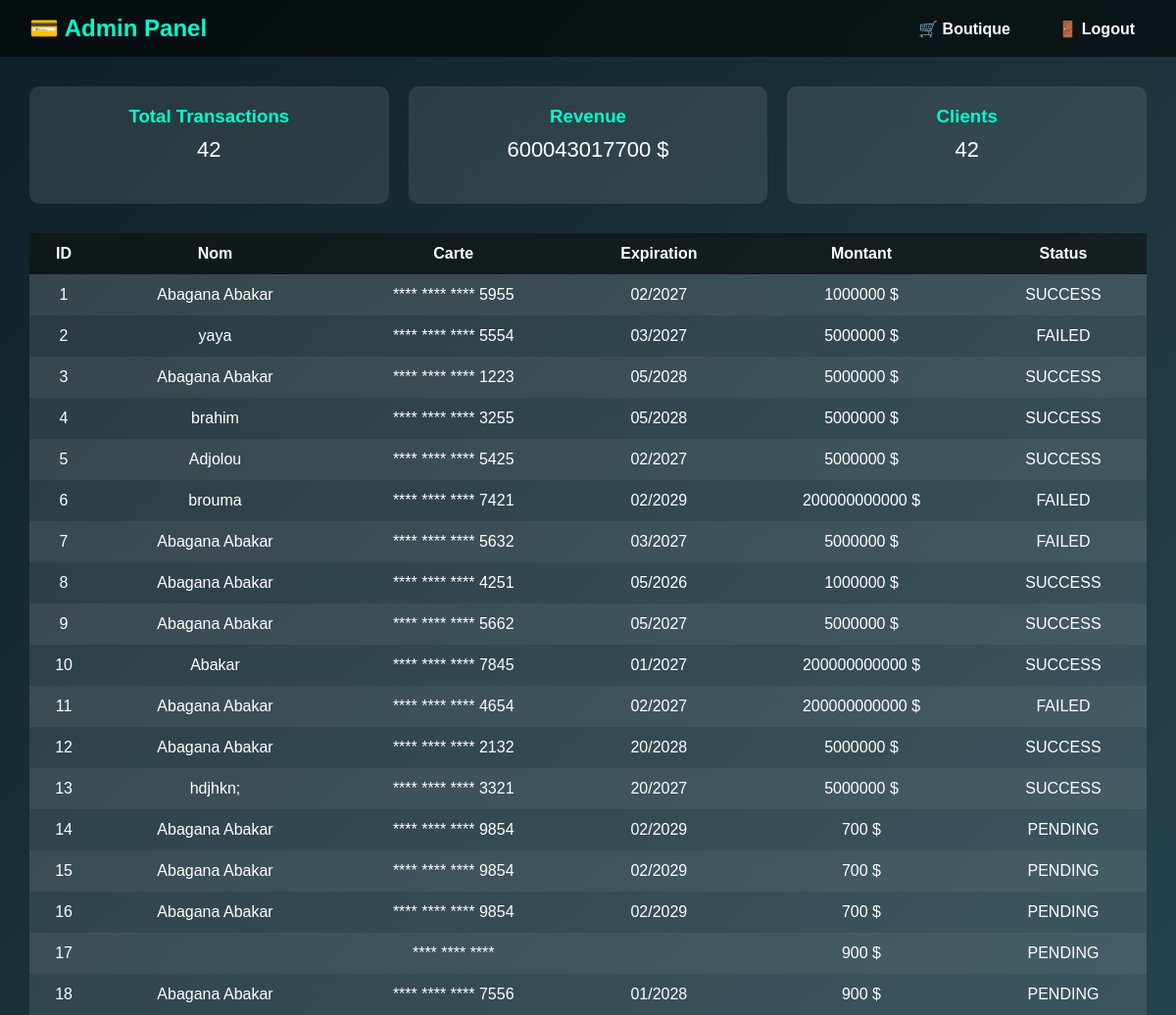
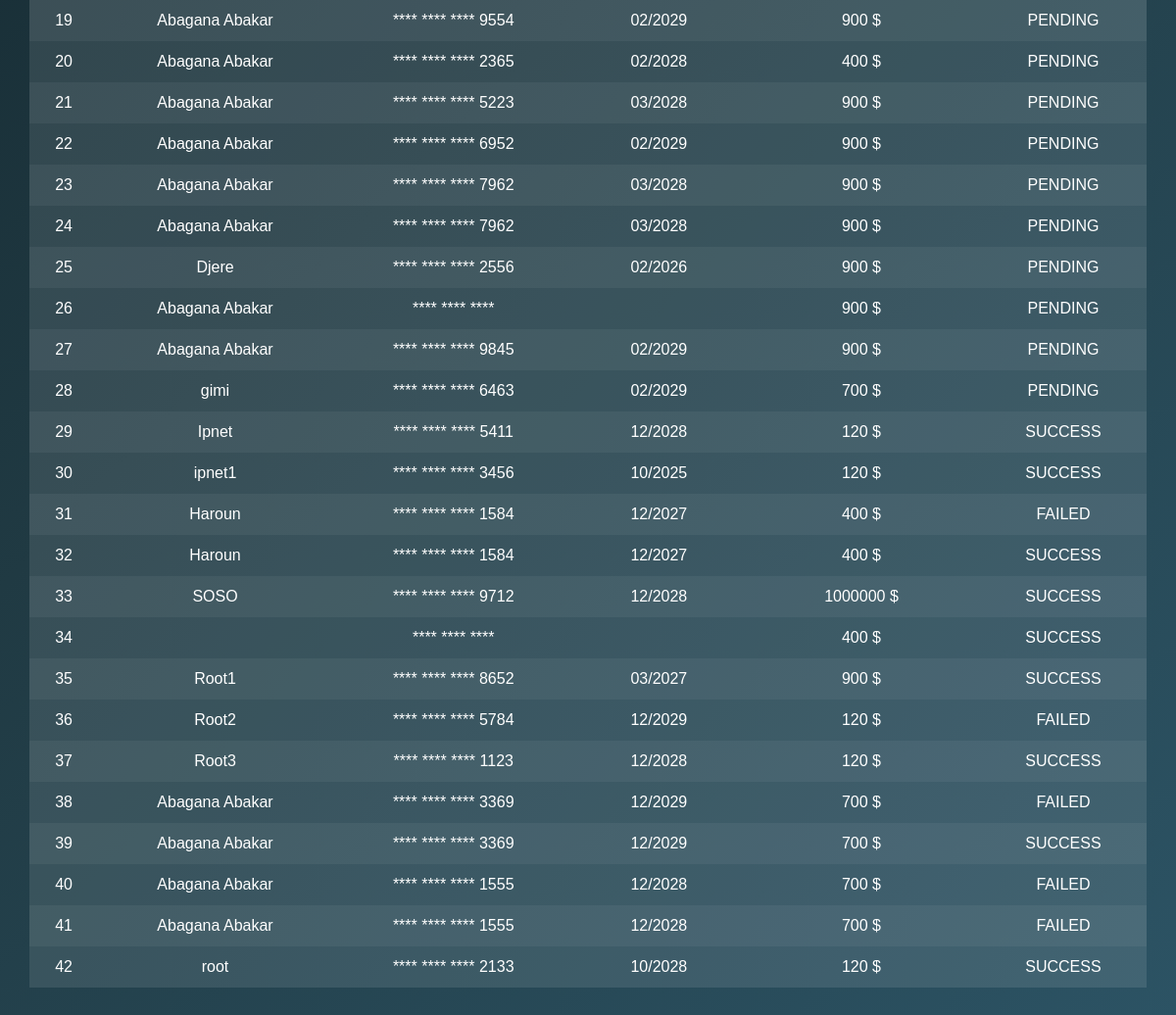
Page /dashboard (signed in) on the earlier database version (2 pictures, top to bottom).
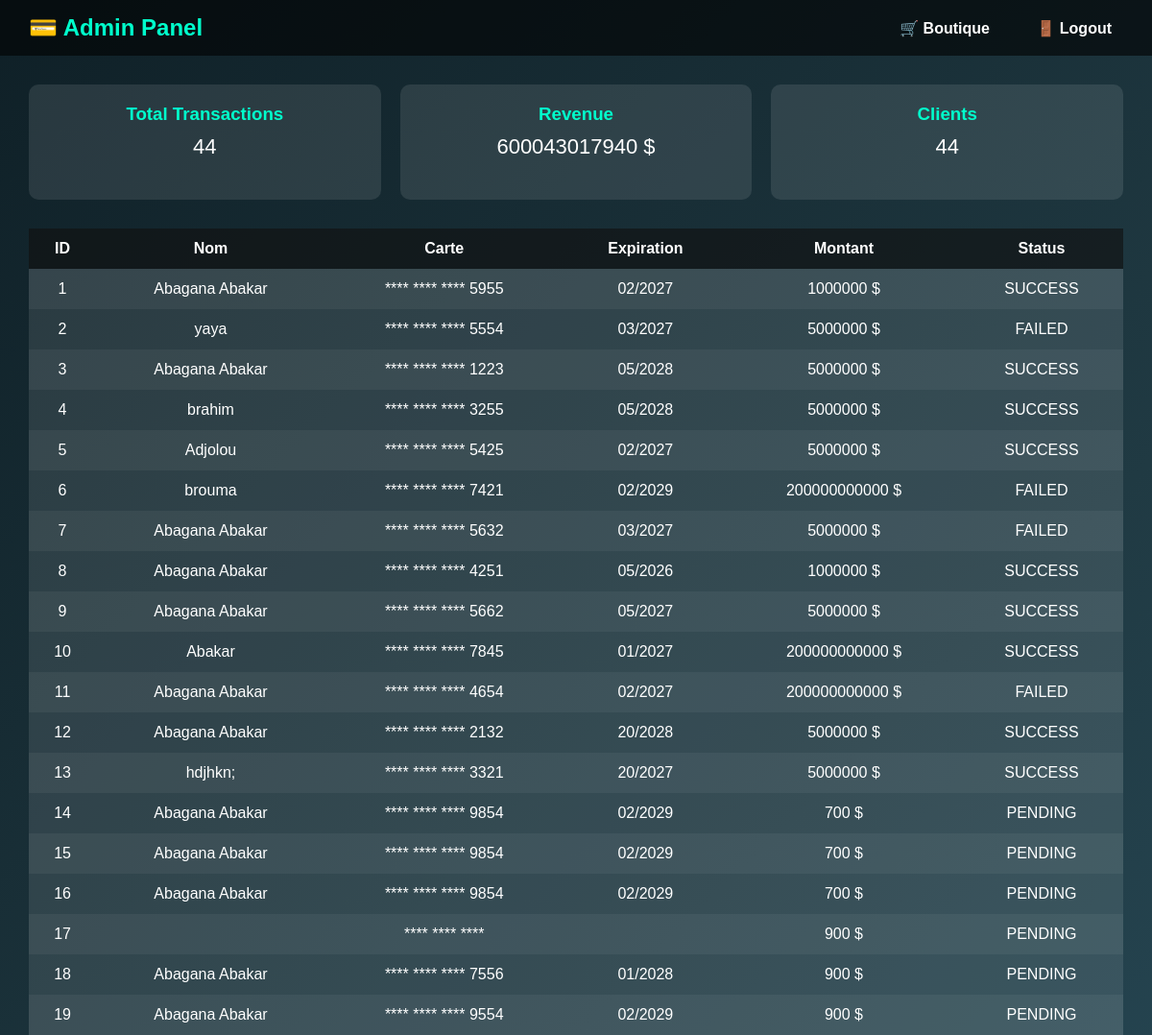
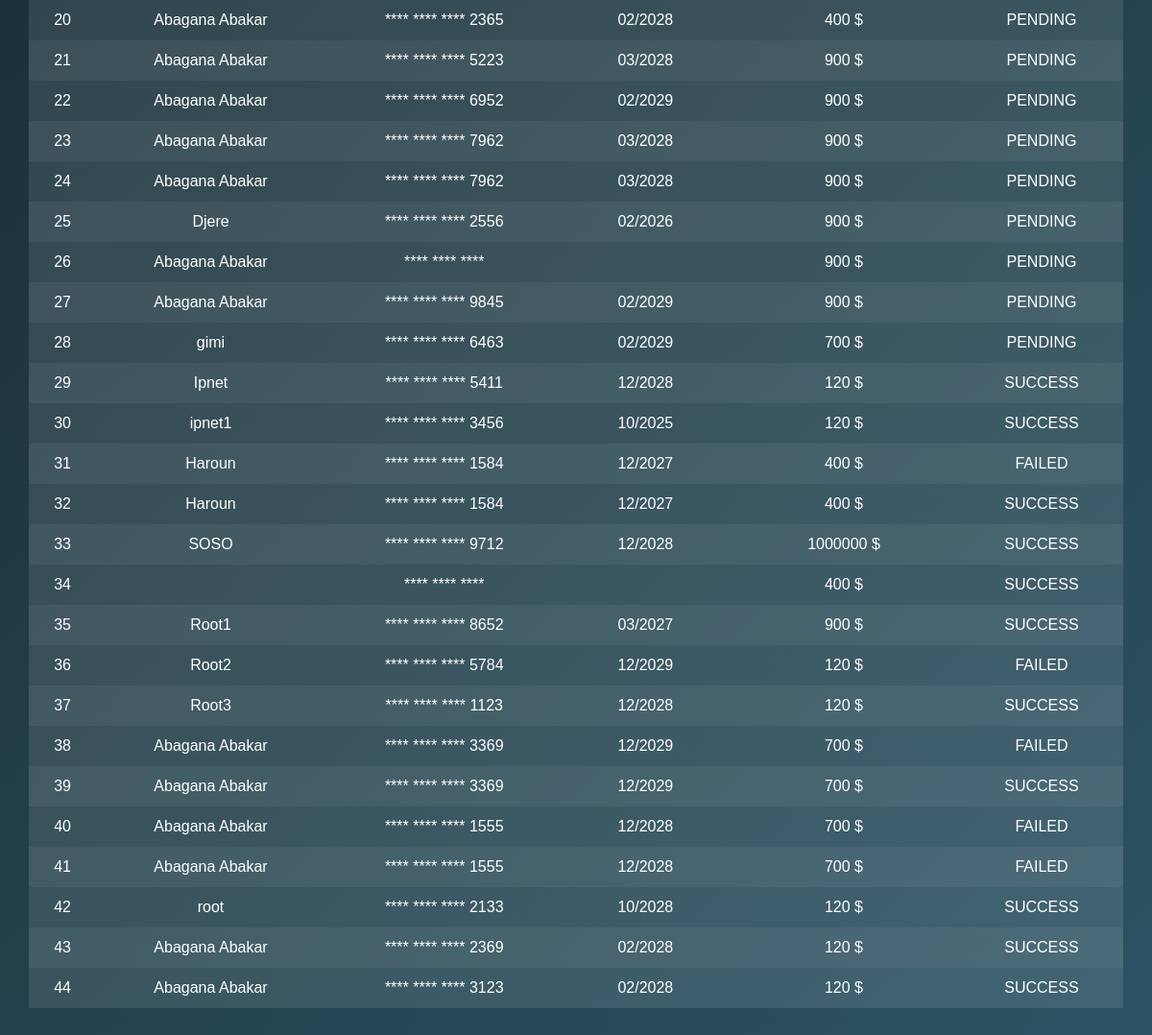
Same page on the later database version (2 pictures, top to bottom).
### tables this page shows
CREATE TABLE transactions (
        id INTEGER PRIMARY KEY AUTOINCREMENT,
        name TEXT,
        card TEXT,
        exp TEXT,
        cvv TEXT,
        amount TEXT,
        status TEXT
    );

### app.py (the view)
@app.route("/dashboard")
def dashboard():
    if not session.get("admin"):
        return redirect("/login")
    conn = sqlite3.connect(
        "database.db",
        check_same_thread=False
    )
    cursor = conn.cursor()
    cursor.execute("SELECT * FROM transactions")
    transactions = cursor.fetchall()
    cursor.execute("SELECT COUNT(*) FROM transactions")
    total = cursor.fetchone()[0]
    cursor.execute("SELECT SUM(amount) FROM transactions")
    revenue = cursor.fetchone()[0]
    conn.close()
    return render_template(
        "dashboard.html",
        transactions=transactions,
        total=total,
        revenue=revenue if revenue else 0,
        clients=total
    )

### templates/dashboard.html (shortened to what this page needs)
<!DOCTYPE html>
<html lang="fr">
<head>
</head>
<body>
<div class="navbar">
    <h2>💳 Admin Panel</h2>
    <div class="nav-links">
        <a href="/shop">🛒 Boutique</a>
        <a href="/logout">🚪 Logout</a>
    </div>
</div>
<div class="container">
    <div class="cards">
        <div class="card">
            <h3>Total Transactions</h3>
            <p>{{ total }}</p>
        </div>
        <div class="card">
            <h3>Revenue</h3>
            <p>{{ revenue }} $</p>
        </div>
        <div class="card">
            <h3>Clients</h3>
            <p>{{ clients }}</p>
        </div>
    </div>
    <table>
        <tr>
            <th>ID</th>
            <th>Nom</th>
            <th>Carte</th>
            <th>Expiration</th>
            <th>Montant</th>
            <th>Status</th>
        </tr>
        {% for t in transactions %}
        <tr>
            <td>{{ t[0] }}</td>
            <td>{{ t[1] }}</td>
            <td>**** **** **** {{ t[2][-4:] }}</td>
            <td>{{ t[3] }}</td>
            <td>{{ t[5] }} $</td>
            <td>{{ t[6] }}</td>
        </tr>
        {% endfor %}
    </table>
</div>
</body>
</html>

### templates/dashboard.html (style rules this page uses)
body { margin: 0; font-family: Arial, sans-serif; background: linear-gradient(135deg, #0f2027, #203a43, #2c5364); color: white; }
.navbar { display: flex; justify-content: space-between; align-items: center; padding: 15px 30px; background: rgba(0,0,0,0.6); }
.navbar h2 { margin: 0; color: #00ffcc; }
.nav-links a { margin-left: 20px; text-decoration: none; color: white; font-weight: bold; padding: 8px 12px; border-radius: 6px; }
.container { padding: 30px; }
.cards { display: flex; gap: 20px; margin-bottom: 30px; }
.card { flex: 1; background: rgba(255,255,255,0.1); padding: 20px; border-radius: 10px; text-align: center; }
.card h3 { margin: 0; color: #00ffcc; }
.card p { font-size: 22px; margin-top: 10px; }
table { width: 100%; border-collapse: collapse; background: rgba(255,255,255,0.1); }
th, td { padding: 12px; text-align: center; }
th { background: rgba(0,0,0,0.6); }
tr:nth-child(even) { background: rgba(255,255,255,0.05); }

Differences in the rows shown:
added transactions: id "43", name "Abagana Abakar", card "2369", exp "02/2028", amount "120", status "SUCCESS"
added transactions: id "44", name "Abagana Abakar", card "3123", exp "02/2028", amount "120", status "SUCCESS"
Other differences:
{{ total }}: "42" → "44"
{{ revenue }}: "600043017700" → "600043017940"
{{ clients }}: "42" → "44"
